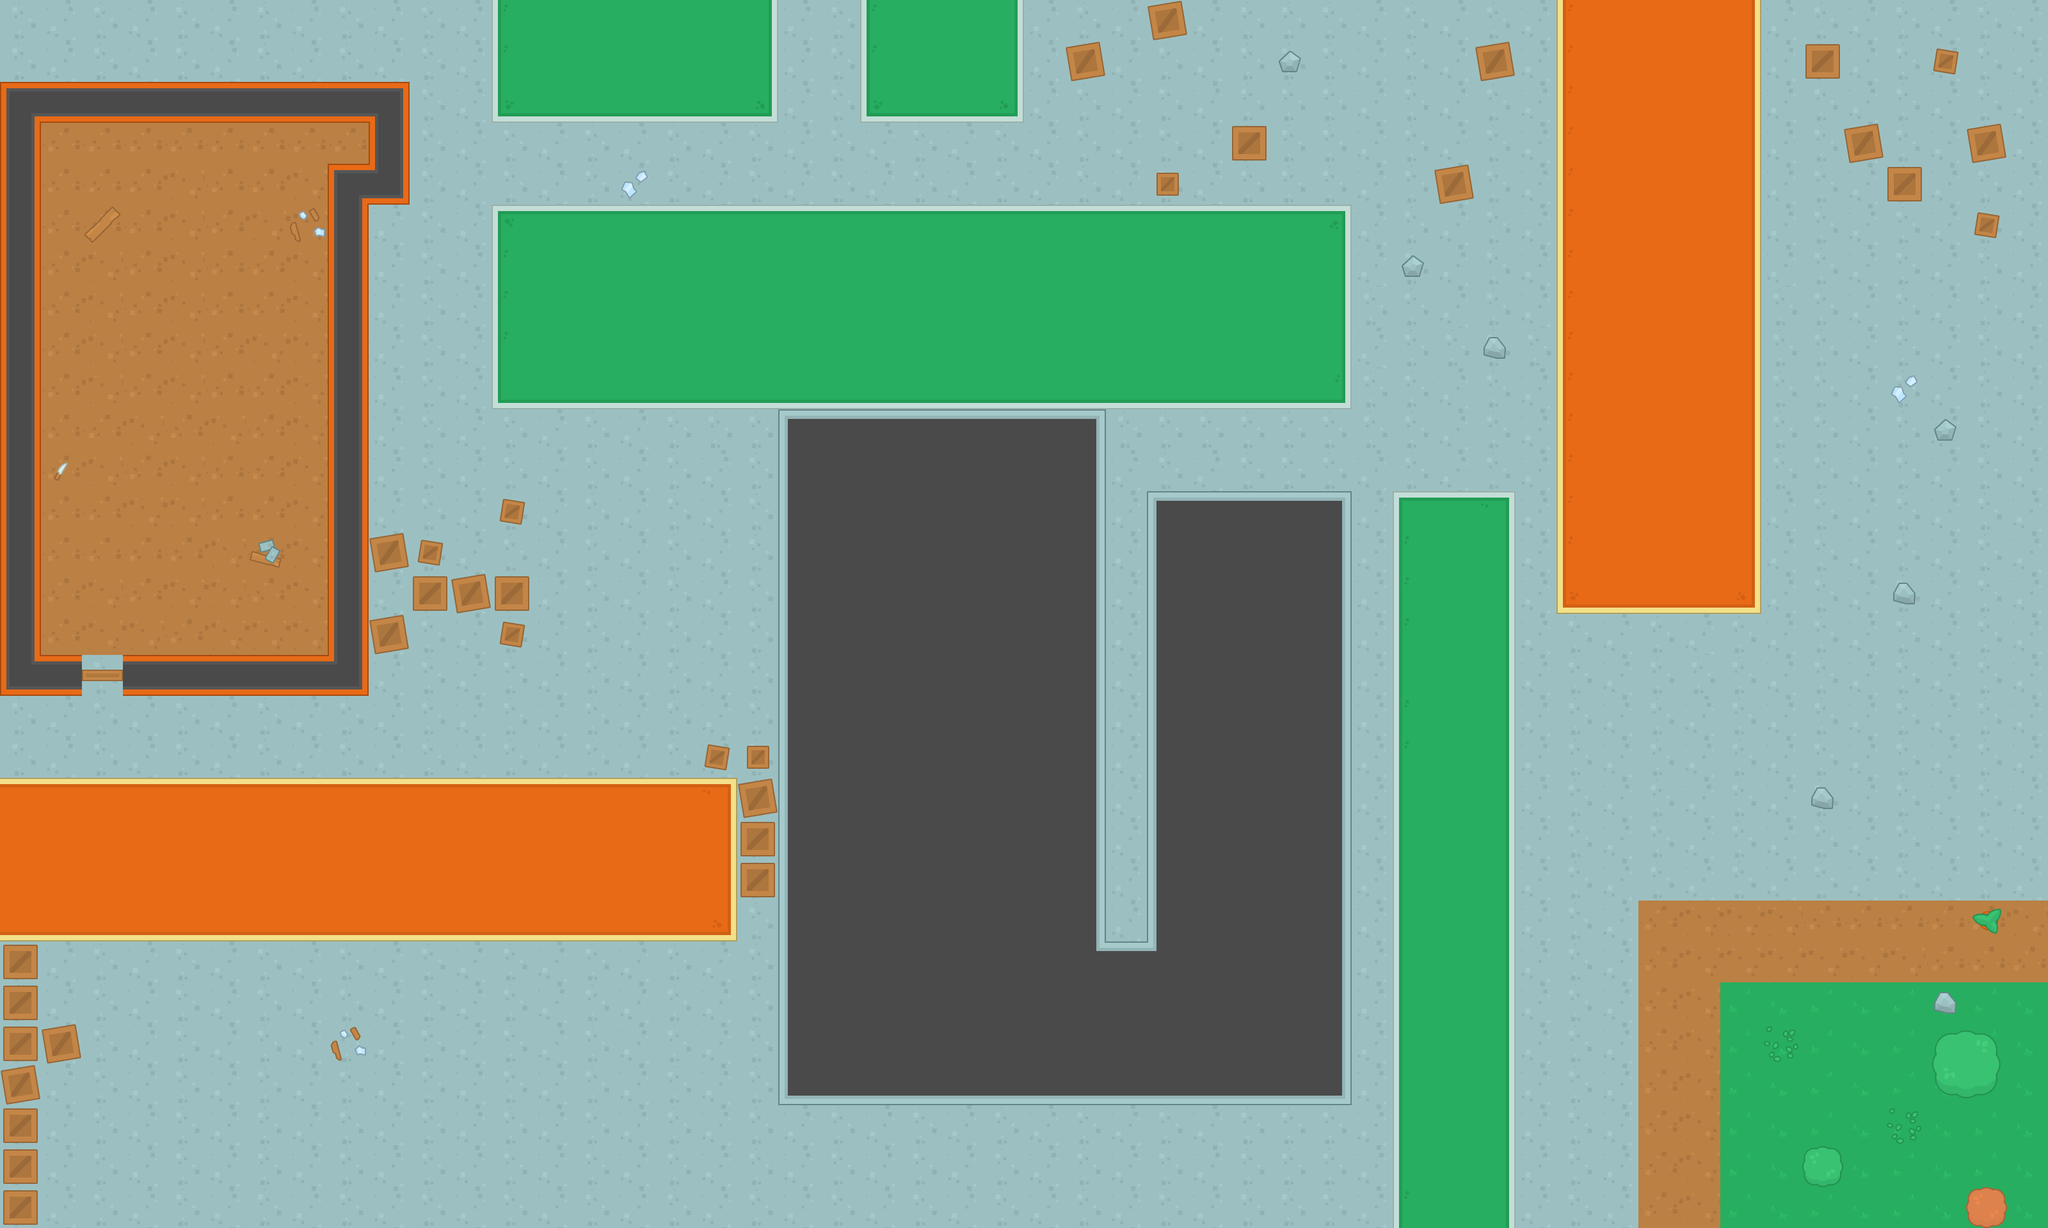

This is a level from a 2D game, rendered from its Tiled map with the project's own tilesets. A one-line summary and the map file follow, with tile-layer data summarised:
An orthogonal 50x30 tile map with 64x64 px tiles, 3 tile layers (ground, walls, decorations) and 76 objects (45x wall, 10x coins, 10x zombie, 4x health, 2x shotgun, ...).

<map version="1.0" orientation="orthogonal" renderorder="right-down" width="50" height="30" tilewidth="64" tileheight="64" nextobjectid="119">
 <tileset firstgid="1" name="spritesheet_tiles" tilewidth="64" tileheight="64" spacing="10" tilecount="540" columns="27">
  <image source="../img/spritesheet_tiles.png" width="1988" height="1470" />
 </tileset>
 <layer name="ground" width="50" height="30">
  <data>[1500 cells, 1500 non-empty, 6 distinct tile ids]</data>
 </layer>
 <layer name="walls" width="50" height="30">
  <data>[1500 cells, 691 non-empty, 32 distinct tile ids]</data>
 </layer>
 <layer name="decorations" width="50" height="30">
  <data>[1500 cells, 57 non-empty, 20 distinct tile ids]</data>
 </layer>
 <objectgroup name="obstacles">
  <object id="1" name="wall" x="768" y="0" width="448" height="192" />
  <object id="2" name="wall" x="1344" y="0" width="256" height="192" />
  <object id="5" name="wall" x="0" y="128" width="640" height="64" />
  <object id="6" name="wall" x="64" y="192" height="896" />
  <object id="7" name="wall" x="64" y="1024" width="64" height="64" />
  <object id="8" name="wall" x="192" y="1024" width="384" height="64" />
  <object id="9" name="wall" x="512" y="256" width="64" height="768" />
  <object id="10" name="wall" x="576" y="192" width="64" height="128" />
  <object id="11" name="wall" x="768" y="320" width="1344" height="320" />
  <object id="12" name="wall" x="1216" y="640" width="512" height="1088" />
  <object id="13" name="wall" x="1728" y="1472" width="384" height="256" />
  <object id="14" name="wall" x="1792" y="768" width="320" height="704" />
  <object id="15" name="wall" x="2176" y="768" width="192" height="1152" />
  <object id="16" name="wall" x="2432" y="0" width="320" height="960" />
  <object id="17" name="wall" x="0" y="1216" width="1152" height="256" />
  <object id="18" name="wall" x="1152" y="1216" width="64" height="192" />
  <object id="19" name="wall" x="0" y="1472" width="64" height="448" />
  <object id="20" name="wall" x="-64" y="0" width="64" height="1920" />
  <object id="21" name="wall" x="0" y="1916" width="3200" height="64" />
  <object id="22" name="wall" x="0" y="-64" width="3200" height="64" />
  <object id="23" name="wall" x="3200" y="0" width="64" height="1920" />
  <object id="24" name="wall" x="640" y="896" width="192" height="64" />
  <object id="25" name="wall" x="576" y="832" width="128" height="64" />
  <object id="26" name="wall" x="780" y="780" width="40" height="38.6667" />
  <object id="27" name="wall" x="576" y="960" width="64" height="64" />
  <object id="28" name="wall" x="786.667" y="969.333" width="32" height="42.6667" />
  <object id="29" name="wall" x="1100" y="1165.33" width="42.6667" height="36" />
  <object id="30" name="wall" x="1170.67" y="1169.33" width="36" height="37.3333" />
  <object id="31" name="wall" x="70.6667" y="1606.67" width="49.3333" height="50.6667" />
  <object id="32" name="wall" x="2816" y="64" width="64" height="64" />
  <object id="33" name="wall" x="2880" y="192" width="64" height="64" />
  <object id="34" name="wall" x="3017.33" y="73.3333" width="38.6667" height="41.3333" />
  <object id="35" name="wall" x="3072" y="192" width="64" height="64" />
  <object id="36" name="wall" x="2944" y="256" width="64" height="64" />
  <object id="37" name="wall" x="3082.67" y="334.667" width="40" height="36" />
  <object id="44" name="wall" x="3033.33" y="1621.33" width="74.6667" height="81.3333" />
  <object id="45" name="wall" x="2816" y="1792" width="64" height="64" />
  <object id="46" name="wall" x="3072" y="1856" width="64" height="64" />
  <object id="47" name="wall" x="2240" y="256" width="64" height="64" />
  <object id="48" name="wall" x="1664" y="64" width="64" height="64" />
  <object id="49" name="wall" x="1792" y="0" width="64" height="64" />
  <object id="51" name="wall" x="1920" y="192" width="64" height="64" />
  <object id="52" name="wall" x="1809.33" y="266.667" width="32" height="32" />
  <object id="53" name="wall" x="2304" y="64" width="64" height="64" />
  <object id="62" name="coins" x="182.667" y="396" width="37.3333" height="42.6667" />
  <object id="63" name="coins" x="336" y="517.333" width="41.3333" height="49.3333" />
  <object id="64" name="coins" x="188" y="612" width="49.3333" height="64" />
  <object id="65" name="coins" x="2901.33" y="1620" width="41.3333" height="62.6667" />
  <object id="66" name="coins" x="2941.33" y="1834.67" width="54.6667" height="53.3333" />
  <object id="67" name="coins" x="3021.33" y="486.667" width="50.6667" height="49.3333" />
  <object id="68" name="coins" x="1734.67" y="1414.67" width="53.3333" height="52" />
  <object id="69" name="coins" x="221.333" y="1521.33" width="56" height="57.3333" />
  <object id="70" name="coins" x="220" y="1807.33" width="44.6667" height="48.6667" />
  <object id="72" name="player" x="1249.33" y="32" width="56" height="54.6667" />
  <object id="78" name="coins" x="391" y="71" width="45" height="37" />
  <object id="92" name="wall" x="0" y="192" width="64" height="896" />
  <object id="95" name="health" x="156.667" y="229.5" width="63" height="61" />
  <object id="97" name="health" x="334.667" y="1765.33" width="50.6667" height="57.3333" />
  <object id="98" name="health" x="2570.67" y="1257.33" width="46.6667" height="50.6667" />
  <object id="99" name="health" x="2794.67" y="268" width="40" height="46.6667" />
  <object id="101" name="shotgun" x="651.414" y="421.285" width="64.9558" height="64.9558" />
  <object id="102" name="shotgun" x="2980.54" y="675.54" width="77.9469" height="76.0911" />
  <object id="103" name="machinegun" x="2185.21" y="348.212" width="65.734" height="62.1808" />
  <object id="104" name="zombie" x="1014.67" y="838.667" width="60" height="60" />
  <object id="105" name="big_zombie" x="688" y="1596" width="77.3333" height="73.3333" />
  <object id="106" name="boss" x="2734.67" y="1018.67" width="76" height="77.3333" />
  <object id="108" name="zombie" x="2217.33" y="549.333" width="41.3333" height="38.6667" />
  <object id="110" name="zombie" x="330.667" y="636" width="48" height="57.3333" />
  <object id="111" name="big_zombie" x="332" y="266.667" width="61.3333" height="48" />
  <object id="112" name="zombie" x="2824" y="757.333" width="76" height="78.6667" />
  <object id="113" name="zombie" x="938.667" y="1741.33" width="45.3333" height="44" />
  <object id="114" name="zombie" x="3000" y="1140" width="54.6667" height="56" />
  <object id="115" name="zombie" x="760" y="1094.67" width="64" height="56" />
  <object id="116" name="zombie" x="2448" y="1012" width="72" height="65.3333" />
  <object id="117" name="zombie" x="1984" y="49.3333" width="50.6667" height="58.6667" />
  <object id="118" name="zombie" x="69.3333" y="28" width="57.3333" height="45.3333" />
 </objectgroup>
</map>
